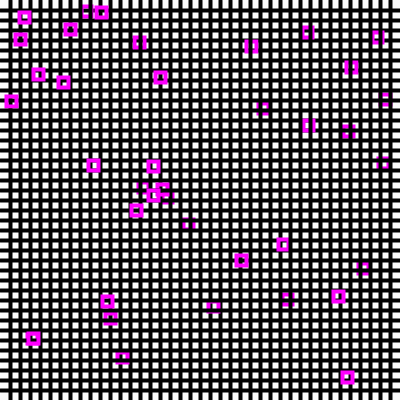
Frame 1 (no input)
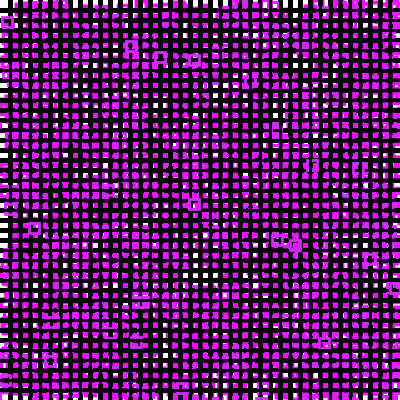
Frame 60 (the mouse pressed at the canvas centre just before this capture)
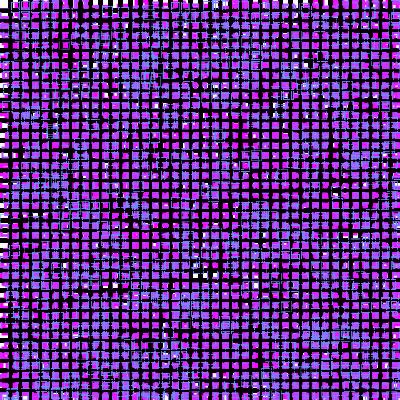
Frame 120 (the mouse held since frame 60 and released just before this capture)

The Processing sketch that drew these frames (run headless with seeded random() and noise(); from frame 60 on, the mouse is pressed at the canvas centre):

// Processing sketch: processing_53447
// ── processing_53447.pde

//copyright benjamin corwin 2012
float c;
void setup()
{
  size(400,400);
  background(250);
  smooth();
}
void draw()
{
  c = c + .01;
  float x = 10;
  while (x < width)
  {
    stroke(0);
    strokeWeight(sq(2*cos(c)));
    line(x,0,x,height);
    line(0,x,width,x);
    x = x + 10;
    squRandom();
  }
}

void squRandom()
{
  color c1 = color(255*cos(c), 255-cos(c)*255, cos(.1*c)*255);
  stroke(c1);
  noFill();
  frameRate(30);
  float x = random(0,width);
  float y = random(0,height);
  rect(x,y, 10,10);
  
}
